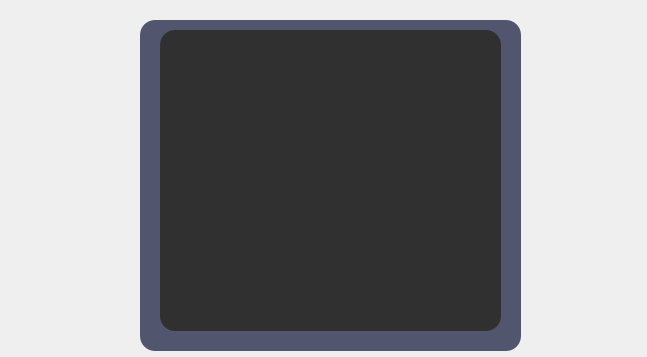
<?xml version="1.0" encoding="UTF-8"?>
<ui version="4.0">
 <class>aaa</class>
 <widget class="QDialog" name="aaa">
  <property name="geometry">
   <rect>
    <x>0</x>
    <y>0</y>
    <width>647</width>
    <height>357</height>
   </rect>
  </property>
  <property name="windowTitle">
   <string>Dialog</string>
  </property>
  <property name="styleSheet">
   <string notr="true">*{
    background:url(C:/hammerrrm.jpg) ;
}</string>
  </property>
  <widget class="QFrame" name="add_employee">
   <property name="geometry">
    <rect>
     <x>140</x>
     <y>20</y>
     <width>381</width>
     <height>331</height>
    </rect>
   </property>
   <property name="styleSheet">
    <string notr="true">QFrame
{
	background:#51556e;
    border-radius:15px;
}</string>
   </property>
   <property name="frameShape">
    <enum>QFrame::StyledPanel</enum>
   </property>
   <property name="frameShadow">
    <enum>QFrame::Raised</enum>
   </property>
   <widget class="QLabel" name="label_8">
    <property name="geometry">
     <rect>
      <x>380</x>
      <y>450</y>
      <width>231</width>
      <height>171</height>
     </rect>
    </property>
    <property name="text">
     <string/>
    </property>
    <property name="pixmap">
     <pixmap>D:/QTprojet/smart court.png</pixmap>
    </property>
    <property name="scaledContents">
     <bool>true</bool>
    </property>
   </widget>
   <widget class="QPushButton" name="add_new_employee">
    <property name="geometry">
     <rect>
      <x>270</x>
      <y>460</y>
      <width>201</width>
      <height>51</height>
     </rect>
    </property>
    <property name="font">
     <font>
      <pointsize>12</pointsize>
     </font>
    </property>
    <property name="styleSheet">
     <string notr="true">*{
color:white;
border-radius: 15px;
background:#303030;
border: 2px solid #bfbeba;
}

*:hover
{
	color:#303030;
	border-radius:15px;
	background:white;
border: 2px solid #bfbeba;
}</string>
    </property>
    <property name="text">
     <string>EXIT</string>
    </property>
   </widget>
   <widget class="QTableView" name="ta">
    <property name="geometry">
     <rect>
      <x>20</x>
      <y>10</y>
      <width>341</width>
      <height>301</height>
     </rect>
    </property>
    <property name="autoFillBackground">
     <bool>false</bool>
    </property>
    <property name="styleSheet">
     <string notr="true">*{
color: #bfbeba ;
gridline-color: #bfbeba;
font-size: 12pt;
border-radius: 15px;
background: #303030;
}

*::selection
{
background-color:white;
border : 1px solid red;
}</string>
    </property>
    <property name="tabKeyNavigation">
     <bool>true</bool>
    </property>
    <property name="showGrid">
     <bool>true</bool>
    </property>
    <property name="sortingEnabled">
     <bool>false</bool>
    </property>
    <property name="wordWrap">
     <bool>false</bool>
    </property>
    <attribute name="horizontalHeaderDefaultSectionSize">
     <number>106</number>
    </attribute>
   </widget>
  </widget>
 </widget>
 <resources/>
 <connections/>
</ui>
